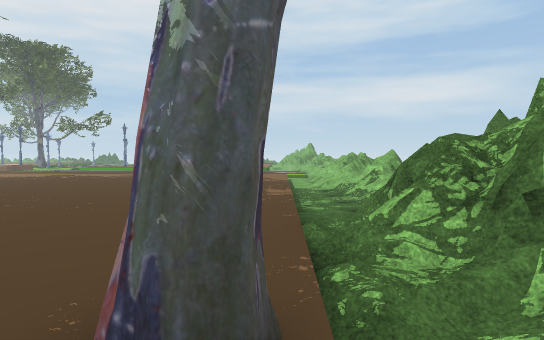
View 1 (above)

24 first-person views from a walk through a 3-D level made in the Unity game engine. The camera is 1.4 m above the floor, tilts 2° down and sees 75° across. The floor is counted in squares, 2 m on a side. Each view is taken from the middle of a square. On the plan, view 1 faces up. The plan holds only what a view shows up to about 11 squares ahead; the rest is blank. The place goes on beyond the plan. The player character is not drawn. Some animated figures are left out. Some surface patterns are stand-ins.

View 2
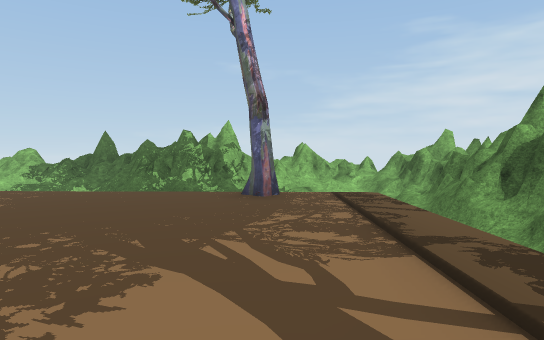

View 3
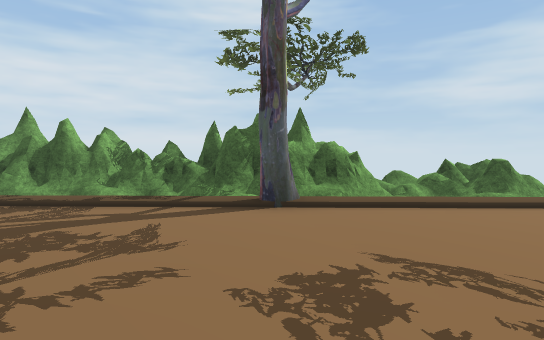

View 4
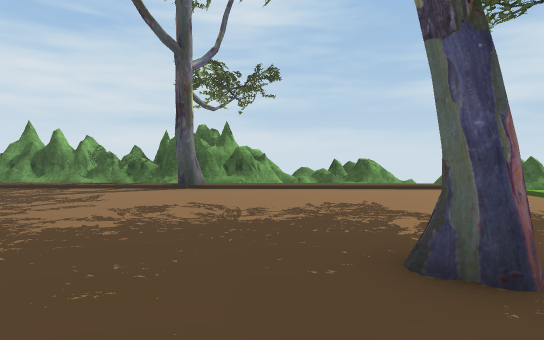

View 5
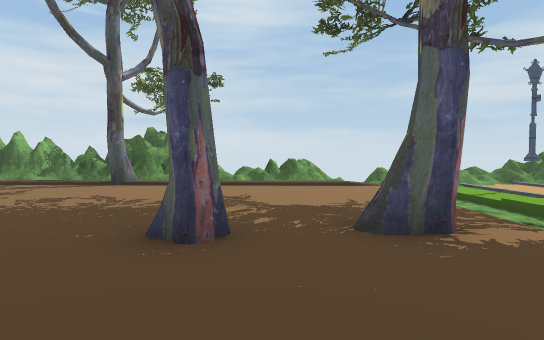

View 6
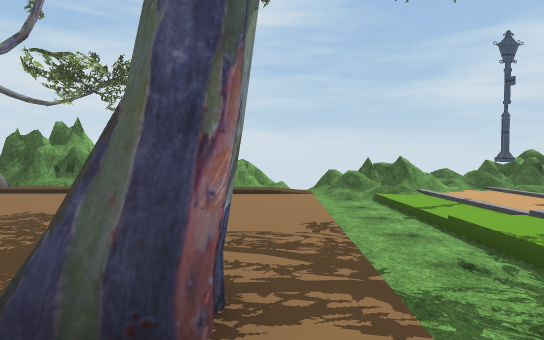

View 7
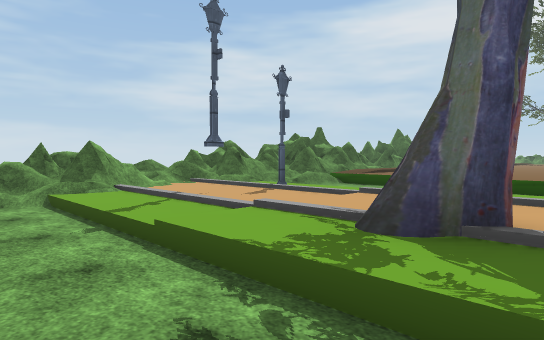

View 8
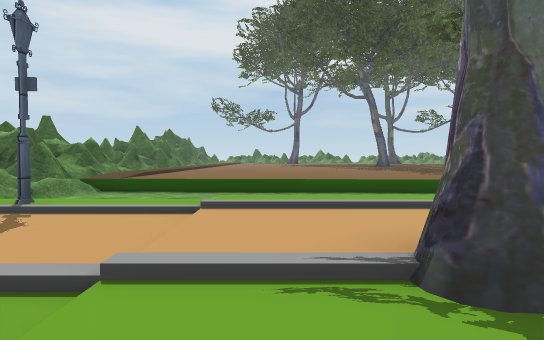

View 9
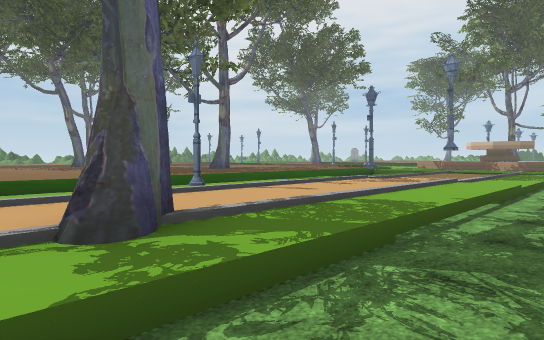

View 10
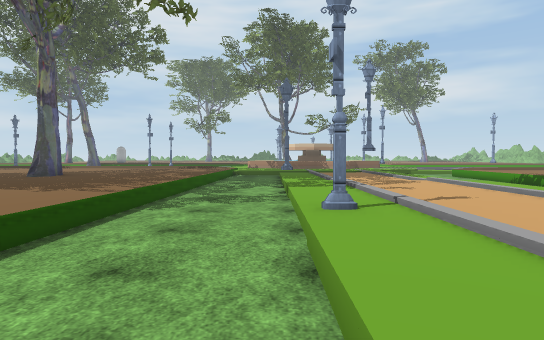

View 11
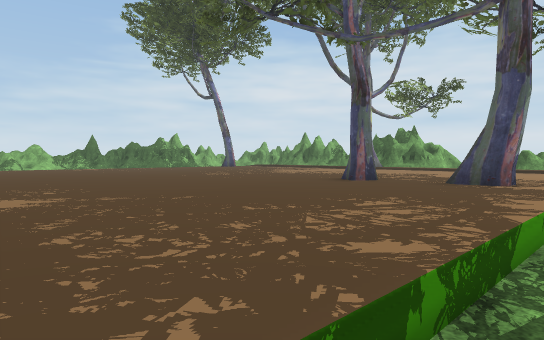

View 12
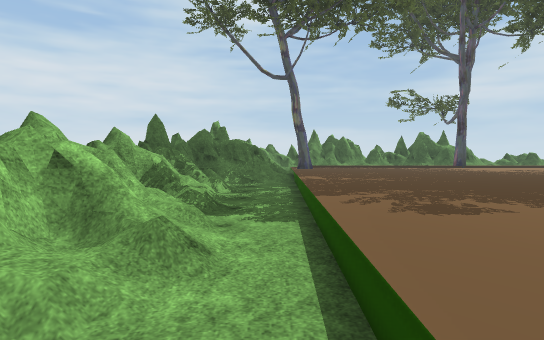

View 13
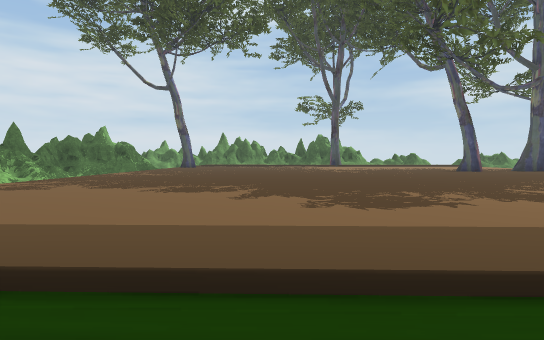

View 14
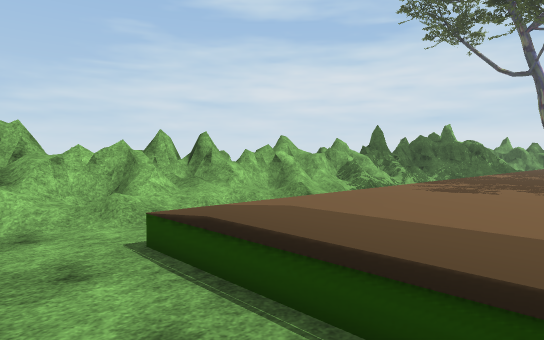

View 15
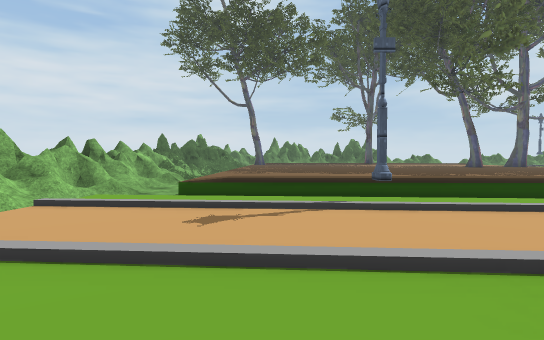

View 16
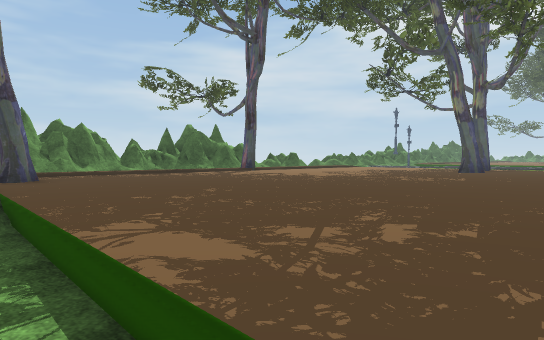

View 17
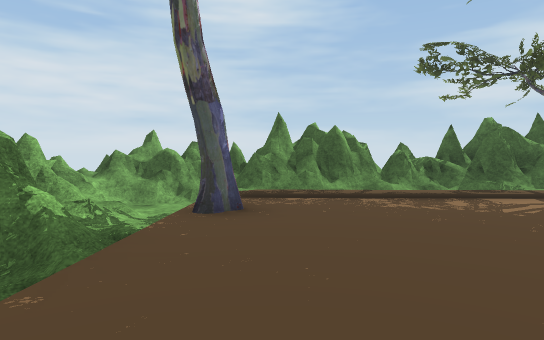

View 18
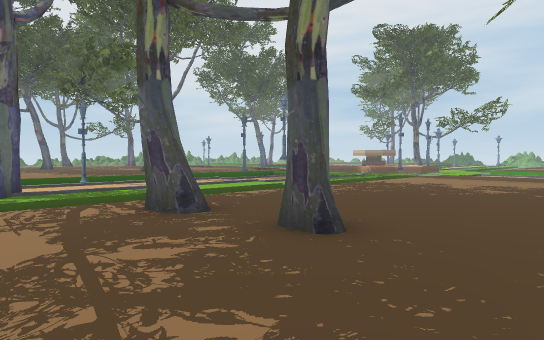

View 19
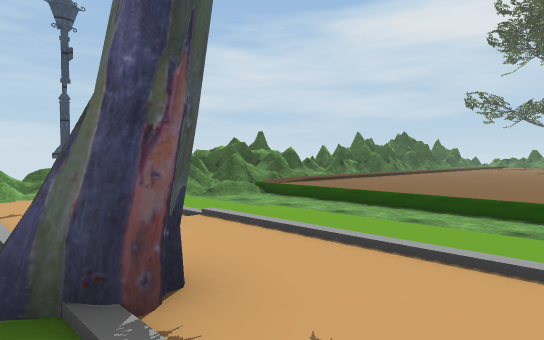

View 20
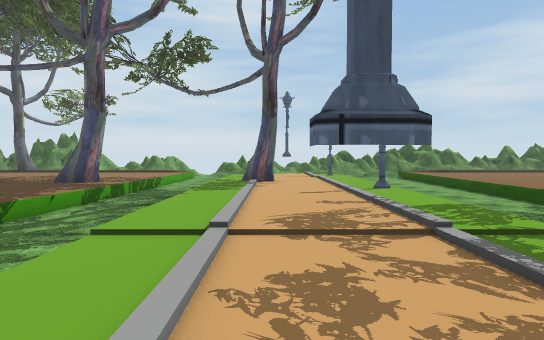

View 21
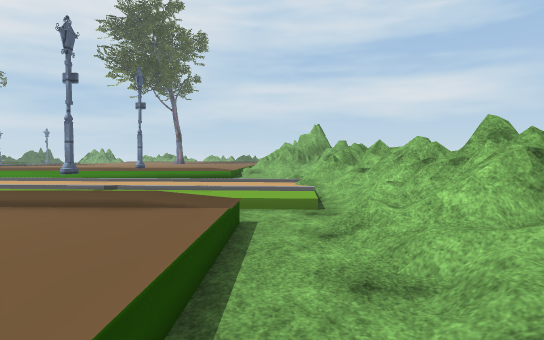

View 22
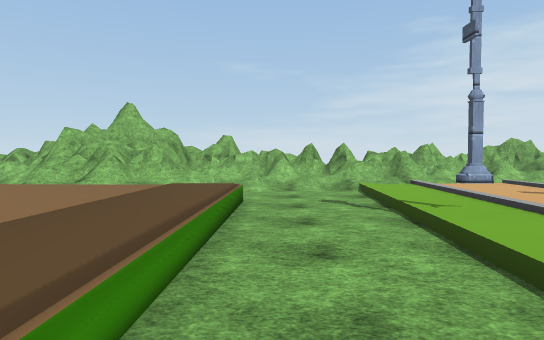

View 23
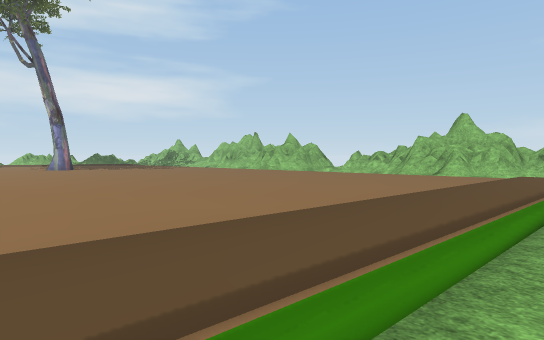

View 24
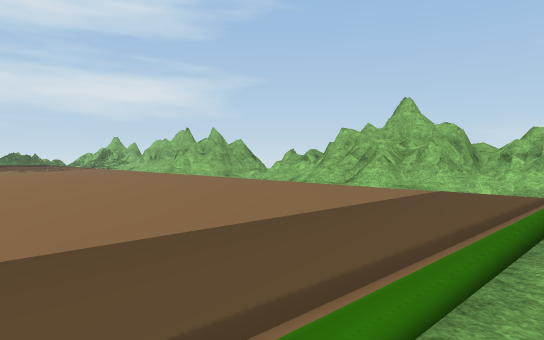

### Floor plan
Key: @ floor where view 1 was taken; # wall or solid block; . main floor; : floor 0.25 m higher than the main floor; - floor 0.25 m lower than the main floor; _ floor 0.5 m lower than the main floor; / step, stairs or slope; = window, fence, low wall or low ledge; ^ raised ledge; T tree; S streetlight; O other object.
Columns run from 25 left of view 1 to 4 right of it. Each row starts with its distance up from view 1.
 36                   .O
 35                   ..  ..
 34                   ... ...
 33                  ......../##
 32                  ........//##
 31                  ........///#
 30                  ......../_/#
 29                  ......../_##
 28                  ......../=#
 27                 ........./##
 26                 ........./###
 25                 .........//##=
 24                 :::::::::__/##
 23                 ___________/=#
 22                     _______/##
 21                      --S-///##
 20                      -/////=##
 19                      ------/#=
 18                      -/S////=#
 17                      ///////=#
 16                =    ==///__/=#
 15         --   ...   ///////_/#=
 14     __ ---  ....  ........_/##
 13 ...._S--S-_ .............._/##
 12 T...__----__.............._/=#
 11 T../__----__.............._ =#
 10 .../__----__.............._ ##
  9 .../__----__.............._/=#
  8 .../__----__.............._/##
  7 .../__----__.............._/##
  6 .../__S---__.T.T.........._##
  5 .../__----__............../#
  4 .../__--T/__..............##
  3 .../__----__..............##
  2 .../__----__.............####
  1 ...___----__.............#/##
  0 //.___SS--_///////#//////@_/##
 -1  /=////--//__//_/## //////_/=#
 -2 #==#=#=/^^=//#/ #########=#===
 -3 ######=/=#=//==##      ######=
 -4              ##

Positions as (right, up) in squares from view 1, and headings:
1: (0, 0), facing up
2: (-7, 1), facing right
3: (-7, 5), facing down
4: (-9, 8), facing down
5: (-11, 9), facing down
6: (-13, 7), facing down
7: (-14, 5), facing down-left
8: (-15, 3), facing left
9: (-14, 3), facing up-left
10: (-20, 3), facing up
11: (-14, 12), facing down-right
12: (1, 15), facing down
13: (-4, 17), facing down
14: (-2, 17), facing down-right
15: (-1, 22), facing down
16: (1, 9), facing down-left
17: (-1, 6), facing down
18: (-8, 3), facing up-left
19: (-16, 6), facing down-left
20: (-17, 14), facing down
21: (1, 12), facing up
22: (-6, 23), facing right
23: (-9, 23), facing up-right
24: (-5, 23), facing up-right
